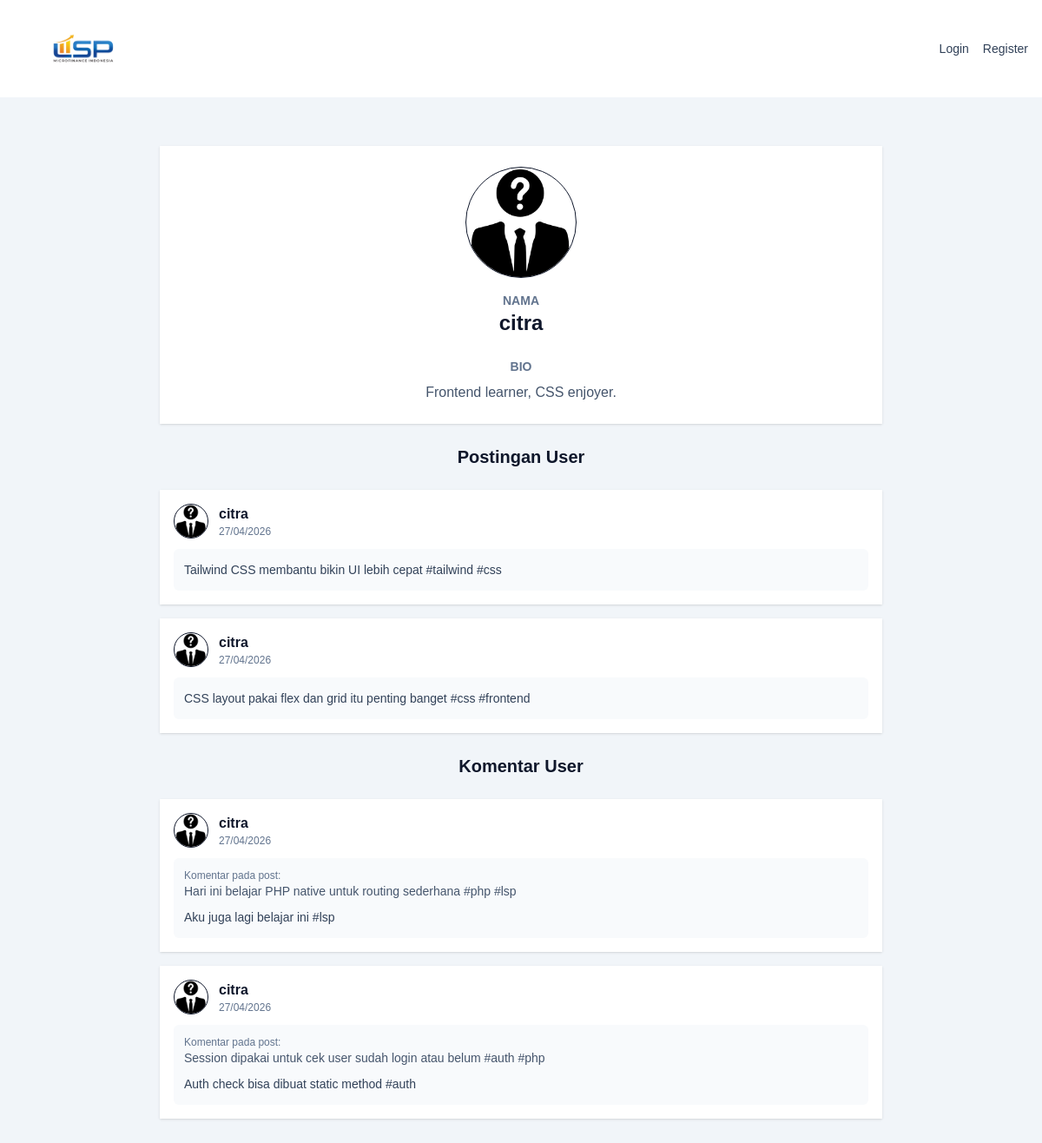
Screenshot of /info_user?id=3 with the database file from the repository.
### tables this page shows
CREATE TABLE users (
    id INT AUTO_INCREMENT PRIMARY KEY,
    username VARCHAR(100) NOT NULL UNIQUE,
    password VARCHAR(255) NOT NULL,
    bio TEXT,
    photo LONGBLOB,
    photo_type VARCHAR(100),
    created_at DATETIME DEFAULT CURRENT_TIMESTAMP
);

CREATE TABLE posts (
    id INT AUTO_INCREMENT PRIMARY KEY,
    user_id INT NOT NULL,
    text VARCHAR(250) NOT NULL,

    image LONGBLOB,
    image_type VARCHAR(100),

    file LONGBLOB,
    file_name VARCHAR(255),
    file_type VARCHAR(100),

    created_at DATETIME DEFAULT CURRENT_TIMESTAMP,
    updated_at DATETIME DEFAULT CURRENT_TIMESTAMP ON UPDATE CURRENT_TIMESTAMP,

    FOREIGN KEY (user_id) REFERENCES users(id) ON DELETE CASCADE
);

CREATE TABLE comments (
    id INT AUTO_INCREMENT PRIMARY KEY,
    post_id INT NOT NULL,
    user_id INT NOT NULL,
    text VARCHAR(250) NOT NULL,

    image LONGBLOB,
    image_type VARCHAR(100),

    file LONGBLOB,
    file_name VARCHAR(255),
    file_type VARCHAR(100),

    created_at DATETIME DEFAULT CURRENT_TIMESTAMP,
    updated_at DATETIME DEFAULT CURRENT_TIMESTAMP ON UPDATE CURRENT_TIMESTAMP,

    FOREIGN KEY (post_id) REFERENCES posts(id) ON DELETE CASCADE,
    FOREIGN KEY (user_id) REFERENCES users(id) ON DELETE CASCADE
);

### app/controller/UserController.php (called while the page is built, shortened)
<?php
class UserController
{
    public static function info_user()
    {
        global $conn;
        $user_id = (int) ($_GET['id'] ?? 0);
        $user_result = mysqli_query($conn, "
            SELECT *
            FROM users
            WHERE id = '$user_id'
            LIMIT 1
        ");
        $user = mysqli_fetch_assoc($user_result);
        $user_posts = mysqli_query($conn, "
            SELECT posts.*, users.username, users.photo, users.photo_type
            FROM posts
            JOIN users ON posts.user_id = users.id
            WHERE posts.user_id = '$user_id'
            ORDER BY posts.created_at DESC
        ");
        $user_comments = mysqli_query($conn, "
            SELECT comments.*, posts.text AS post_text, users.username, users.photo, users.photo_type
            FROM comments
            JOIN users ON comments.user_id = users.id
            JOIN posts ON comments.post_id = posts.id
            WHERE comments.user_id = '$user_id'
            ORDER BY comments.created_at DESC
        ");
        require ROOT_DIR . "/public/view/info_user/index.php";
    }
}

### public/view/info_user/index.php (the view, shortened to what this page needs)
<!DOCTYPE html>
<html lang="id">
<head>
    <link rel="stylesheet" href="<?= ASSET_URL ?>dist/css/output.css">
</head>
<body>
    <?php include __DIR__ . "/../layouts/header/index.php"; ?>
    <div class="mx-auto min-h-screen max-w-4xl p-4">
        <section class="mx-auto flex max-w-4xl flex-col gap-6 p-4">
            <div class="bg-white p-6 shadow-sm">
                <div class="flex flex-col items-center text-center">
                    <?php if (!empty($user['photo'])) : ?>
                        <img
                            class="mb-4 h-32 w-32 rounded-full object-cover"
                            alt="Profile picture">
                    <?php else : ?>
                        <img
                            class="mb-4 h-32 w-32 rounded-full border bg-white object-cover"
                            src="<?= ASSET_URL ?>images/default-pfp.png"
                            alt="Profile picture">
                    <?php endif; ?>
                    <p class="text-sm font-bold text-slate-500">NAMA</p>
                    <h2 class="text-2xl font-bold"><?= $user['username'] ?></h2>
                    <p class="mt-6 text-sm font-bold text-slate-500">BIO</p>
                    <p class="mt-2 max-w-xl text-center text-slate-600">
                        <?= $user['bio'] ?: 'Belum ada bio.' ?>
                    </p>
                </div>
            </div>
            <h3 class="text-center text-xl font-bold">Postingan User</h3>
            <div class="flex flex-col gap-4">
                <?php while ($post = mysqli_fetch_assoc($user_posts)) : ?>
                    <article class="bg-white p-4 shadow-sm">
                        <div class="mb-3 flex items-center gap-3">
                            <?php if (!empty($post['photo'])): ?>
                                <img
                                    class="h-10 w-10 rounded-full border object-cover bg-white"
                                    alt="Profile picture">
                            <?php else: ?>
                                <img
                                    class="h-10 w-10 rounded-full border bg-white object-cover"
                                    src="<?= ASSET_URL ?>images/default-pfp.png"
                                    alt="Profile picture">
                            <?php endif; ?>
                            <div>
                                <p class="font-semibold"><?= $post['username'] ?></p>
                                <p class="text-xs text-slate-500"><?= date('d/m/Y', strtotime($post['created_at'])) ?></p>
                            </div>
                        </div>
                        <div class="rounded-md bg-slate-50 p-3">
                            <p class="text-sm leading-6 text-slate-700"><?= $post['text'] ?></p>
                        </div>
                    </article>
                <?php endwhile; ?>
            </div>
            <h3 class="text-center text-xl font-bold">Komentar User</h3>
            <div class="flex flex-col gap-4">
                <?php while ($comment = mysqli_fetch_assoc($user_comments)) : ?>
                    <article class="bg-white p-4 shadow-sm">
                        <div class="mb-3 flex items-center gap-3">
                            <?php if (!empty($comment['photo'])): ?>
                                <img
                                    class="h-10 w-10 rounded-full border object-cover bg-white"
                                    alt="Profile picture">
                            <?php else: ?>
                                <img
                                    class="h-10 w-10 rounded-full border bg-white object-cover"
                                    src="<?= ASSET_URL ?>images/default-pfp.png"
                                    alt="Profile picture">
                            <?php endif; ?>
                            <div>
                                <p class="font-semibold"><?= $comment['username'] ?></p>
                                <p class="text-xs text-slate-500"><?= date('d/m/Y', strtotime($comment['created_at'])) ?></p>
                            </div>
                        </div>
                        <div class="rounded-md bg-slate-50 p-3">
                            <p class="text-xs text-slate-500">Komentar pada post:</p>
                            <p class="mb-2 text-sm text-slate-600"><?= $comment['post_text'] ?></p>
                            <p class="text-sm leading-6 text-slate-700"><?= $comment['text'] ?></p>
                        </div>
                    </article>
                <?php endwhile; ?>
            </div>
        </section>
    </div>
</body>
</html>

### rows the page displays
users: username "citra", bio "Frontend learner, CSS enjoyer."
posts: user.username "citra", created_at "27/04/2026", text "Tailwind CSS membantu bikin UI lebih cepat #tailwind #css"
posts: user.username "citra", created_at "27/04/2026", text "CSS layout pakai flex dan grid itu penting banget #css #frontend"
comments: user.username "citra", created_at "27/04/2026", post.text "Hari ini belajar PHP native untuk routing sederhana #php #lsp", text "Aku juga lagi belajar ini #lsp"
comments: user.username "citra", created_at "27/04/2026", post.text "Session dipakai untuk cek user sudah login atau belum #auth #php", text "Auth check bisa dibuat static method #auth"
